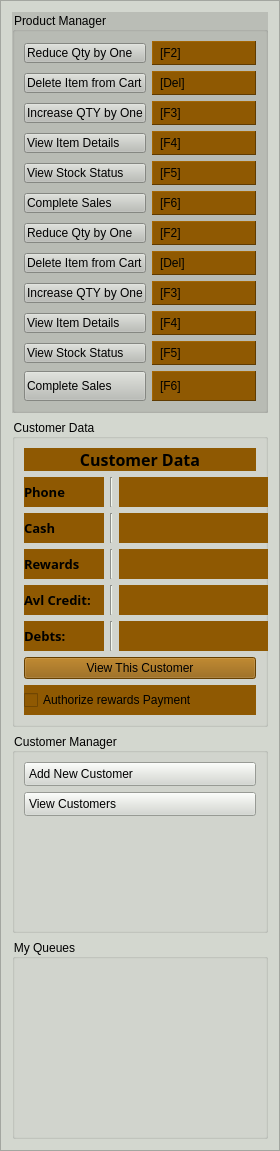
      <widget class="QFrame" name="frame_2">
       <property name="minimumSize">
        <size>
         <width>280</width>
         <height>0</height>
        </size>
       </property>
       <property name="maximumSize">
        <size>
         <width>280</width>
         <height>16777215</height>
        </size>
       </property>
       <property name="styleSheet">
        <string notr="true">background-color: rgb(211, 215, 207);</string>
       </property>
       <property name="frameShape">
        <enum>QFrame::StyledPanel</enum>
       </property>
       <property name="frameShadow">
        <enum>QFrame::Raised</enum>
       </property>
       <layout class="QGridLayout" name="gridLayout_3">
        <item row="1" column="0">
         <widget class="QGroupBox" name="groupBox_3">
          <property name="minimumSize">
           <size>
            <width>0</width>
            <height>300</height>
           </size>
          </property>
          <property name="title">
           <string>Customer Data</string>
          </property>
          <layout class="QGridLayout" name="gridLayout_4">
           <item row="1" column="0">
            <layout class="QVBoxLayout" name="verticalLayout">
             <item>
              <layout class="QHBoxLayout" name="horizontalLayout_7">
               <item>
                <widget class="QLabel" name="label_9">
                 <property name="minimumSize">
                  <size>
                   <width>80</width>
                   <height>30</height>
                  </size>
                 </property>
                 <property name="maximumSize">
                  <size>
                   <width>80</width>
                   <height>16777215</height>
                  </size>
                 </property>
                 <property name="font">
                  <font>
                   <family>Waree</family>
                   <pointsize>10</pointsize>
                   <weight>75</weight>
                   <bold>true</bold>
                  </font>
                 </property>
                 <property name="styleSheet">
                  <string notr="true">background-color: rgb(143, 89, 2);</string>
                 </property>
                 <property name="text">
                  <string>Phone</string>
                 </property>
                </widget>
               </item>
               <item>
                <widget class="Line" name="line_6">
                 <property name="orientation">
                  <enum>Qt::Vertical</enum>
                 </property>
                </widget>
               </item>
               <item>
                <widget class="QLabel" name="lblCustomerPhone">
                 <property name="minimumSize">
                  <size>
                   <width>250</width>
                   <height>0</height>
                  </size>
                 </property>
                 <property name="styleSheet">
                  <string notr="true">background-color: rgb(143, 89, 2);</string>
                 </property>
                 <property name="text">
                  <string/>
                 </property>
                </widget>
               </item>
              </layout>
             </item>
             <item>
              <layout class="QHBoxLayout" name="horizontalLayout_10">
               <item>
                <widget class="QLabel" name="label_14">
                 <property name="minimumSize">
                  <size>
                   <width>80</width>
                   <height>30</height>
                  </size>
                 </property>
                 <property name="maximumSize">
                  <size>
                   <width>80</width>
                   <height>16777215</height>
                  </size>
                 </property>
                 <property name="font">
                  <font>
                   <family>Waree</family>
                   <pointsize>10</pointsize>
                   <weight>75</weight>
                   <bold>true</bold>
                  </font>
                 </property>
                 <property name="styleSheet">
                  <string notr="true">background-color: rgb(143, 89, 2);
</string>
                 </property>
                 <property name="text">
                  <string>Cash</string>
                 </property>
                </widget>
               </item>
               <item>
                <widget class="Line" name="line_11">
                 <property name="orientation">
                  <enum>Qt::Vertical</enum>
                 </property>
                </widget>
               </item>
               <item>
                <widget class="QLabel" name="lblCashOnBusiness">
                 <property name="minimumSize">
                  <size>
                   <width>250</width>
                   <height>0</height>
                  </size>
                 </property>
                 <property name="styleSheet">
                  <string notr="true">background-color: rgb(143, 89, 2);</string>
                 </property>
                 <property name="text">
                  <string/>
                 </property>
                </widget>
               </item>
              </layout>
             </item>
             <item>
              <layout class="QHBoxLayout" name="horizontalLayout_12">
               <item>
                <widget class="QLabel" name="label_16">
                 <property name="minimumSize">
                  <size>
                   <width>80</width>
                   <height>30</height>
                  </size>
                 </property>
                 <property name="maximumSize">
                  <size>
                   <width>80</width>
                   <height>16777215</height>
                  </size>
                 </property>
                 <property name="font">
                  <font>
                   <family>Waree</family>
                   <pointsize>10</pointsize>
                   <weight>75</weight>
                   <bold>true</bold>
                  </font>
                 </property>
                 <property name="styleSheet">
                  <string notr="true">background-color: rgb(143, 89, 2);</string>
                 </property>
                 <property name="text">
                  <string>Rewards</string>
                 </property>
                </widget>
               </item>
               <item>
                <widget class="Line" name="line_8">
                 <property name="orientation">
                  <enum>Qt::Vertical</enum>
                 </property>
                </widget>
               </item>
               <item>
                <widget class="QLabel" name="lblAvailableRewards">
                 <property name="minimumSize">
                  <size>
                   <width>250</width>
                   <height>0</height>
                  </size>
                 </property>
                 <property name="styleSheet">
                  <string notr="true">background-color: rgb(143, 89, 2);</string>
                 </property>
                 <property name="text">
                  <string/>
                 </property>
                </widget>
               </item>
              </layout>
             </item>
             <item>
              <layout class="QHBoxLayout" name="horizontalLayout_6">
               <item>
                <widget class="QLabel" name="label_2">
                 <property name="minimumSize">
                  <size>
                   <width>80</width>
                   <height>30</height>
                  </size>
                 </property>
                 <property name="maximumSize">
                  <size>
                   <width>80</width>
                   <height>16777215</height>
                  </size>
                 </property>
                 <property name="font">
                  <font>
                   <family>Waree</family>
                   <pointsize>10</pointsize>
                   <weight>75</weight>
                   <bold>true</bold>
                  </font>
                 </property>
                 <property name="styleSheet">
                  <string notr="true">background-color: rgb(143, 89, 2);</string>
                 </property>
                 <property name="text">
                  <string>Avl Credit:</string>
                 </property>
                </widget>
               </item>
               <item>
                <widget class="Line" name="line_2">
                 <property name="orientation">
                  <enum>Qt::Vertical</enum>
                 </property>
                </widget>
               </item>
               <item>
                <widget class="QLabel" name="lblAvailableCredit">
                 <property name="minimumSize">
                  <size>
                   <width>250</width>
                   <height>0</height>
                  </size>
                 </property>
                 <property name="styleSheet">
                  <string notr="true">background-color: rgb(143, 89, 2);</string>
                 </property>
                 <property name="text">
                  <string/>
                 </property>
                </widget>
               </item>
              </layout>
             </item>
             <item>
              <layout class="QHBoxLayout" name="horizontalLayout_8">
               <item>
                <widget class="QLabel" name="label_13">
                 <property name="minimumSize">
                  <size>
                   <width>80</width>
                   <height>30</height>
                  </size>
                 </property>
                 <property name="maximumSize">
                  <size>
                   <width>80</width>
                   <height>16777215</height>
                  </size>
                 </property>
                 <property name="font">
                  <font>
                   <family>Waree</family>
                   <pointsize>10</pointsize>
                   <weight>75</weight>
                   <bold>true</bold>
                  </font>
                 </property>
                 <property name="styleSheet">
                  <string notr="true">background-color: rgb(143, 89, 2);</string>
                 </property>
                 <property name="text">
                  <string>Debts:</string>
                 </property>
                </widget>
               </item>
               <item>
                <widget class="Line" name="line_7">
                 <property name="orientation">
                  <enum>Qt::Vertical</enum>
                 </property>
                </widget>
               </item>
               <item>
                <widget class="QLabel" name="lblDebt">
                 <property name="minimumSize">
                  <size>
                   <width>250</width>
                   <height>0</height>
                  </size>
                 </property>
                 <property name="styleSheet">
                  <string notr="true">background-color: rgb(143, 89, 2);</string>
                 </property>
                 <property name="text">
                  <string/>
                 </property>
                </widget>
               </item>
              </layout>
             </item>
             <item>
              <widget class="QPushButton" name="pushButton">
               <property name="styleSheet">
                <string notr="true">background-color: rgb(143, 89, 2);</string>
               </property>
               <property name="text">
                <string>View This Customer</string>
               </property>
               <property name="icon">
                <iconset resource="resources.qrc">
                 <normaloff>:/resources/new_icons_2/icons8-invisible-100.png</normaloff>:/resources/new_icons_2/icons8-invisible-100.png</iconset>
               </property>
               <property name="iconSize">
                <size>
                 <width>24</width>
                 <height>24</height>
                </size>
               </property>
              </widget>
             </item>
             <item>
              <widget class="QCheckBox" name="checkBoxClientRewardAuthorization">
               <property name="minimumSize">
                <size>
                 <width>0</width>
                 <height>30</height>
                </size>
               </property>
               <property name="styleSheet">
                <string notr="true">background-color: rgb(143, 89, 2);</string>
               </property>
               <property name="text">
                <string>Authorize rewards Payment</string>
               </property>
              </widget>
             </item>
            </layout>
           </item>
           <item row="0" column="0">
            <widget class="QLabel" name="label">
             <property name="maximumSize">
              <size>
               <width>16777215</width>
               <height>40</height>
              </size>
             </property>
             <property name="font">
              <font>
               <family>Waree</family>
               <pointsize>12</pointsize>
               <weight>75</weight>
               <bold>true</bold>
              </font>
             </property>
             <property name="styleSheet">
              <string notr="true">background-color: rgb(143, 89, 2);</string>
             </property>
             <property name="text">
              <string>Customer Data</string>
             </property>
             <property name="alignment">
              <set>Qt::AlignCenter</set>
             </property>
            </widget>
           </item>
          </layout>
         </widget>
        </item>
        <item row="0" column="0">
         <widget class="QGroupBox" name="groupBox">
          <property name="styleSheet">
           <string notr="true">background-color: rgb(186, 189, 182);</string>
          </property>
          <property name="title">
           <string>Product Manager</string>
          </property>
          <layout class="QGridLayout" name="gridLayout">
           <item row="10" column="3">
            <widget class="QLabel" name="label_34">
             <property name="styleSheet">
              <string notr="true">background-color: rgb(143, 89, 2);
color: rgb(0, 0, 0);
padding:4px;</string>
             </property>
             <property name="frameShape">
              <enum>QFrame::Panel</enum>
             </property>
             <property name="frameShadow">
              <enum>QFrame::Raised</enum>
             </property>
             <property name="text">
              <string>[F6]</string>
             </property>
            </widget>
           </item>
           <item row="18" column="3">
            <widget class="QLabel" name="label_45">
             <property name="styleSheet">
              <string notr="true">background-color: rgb(143, 89, 2);
color: rgb(0, 0, 0);
padding:4px;</string>
             </property>
             <property name="frameShape">
              <enum>QFrame::Panel</enum>
             </property>
             <property name="frameShadow">
              <enum>QFrame::Raised</enum>
             </property>
             <property name="text">
              <string>[F5]</string>
             </property>
            </widget>
           </item>
           <item row="0" column="2">
            <widget class="QPushButton" name="btnReduceQtyByOne">
             <property name="styleSheet">
              <string notr="true">text-align:left;
padding-left:2px;
padding: 1.5px;
background-color: rgb(186, 189, 182);</string>
             </property>
             <property name="text">
              <string>Reduce Qty by One</string>
             </property>
             <property name="icon">
              <iconset resource="resources.qrc">
               <normaloff>:/resources/new_icons_2/icons8-minus-100.png</normaloff>:/resources/new_icons_2/icons8-minus-100.png</iconset>
             </property>
             <property name="iconSize">
              <size>
               <width>24</width>
               <height>24</height>
              </size>
             </property>
            </widget>
           </item>
           <item row="17" column="3">
            <widget class="QLabel" name="label_46">
             <property name="styleSheet">
              <string notr="true">background-color: rgb(143, 89, 2);
color: rgb(0, 0, 0);
padding:4px;</string>
             </property>
             <property name="frameShape">
              <enum>QFrame::Panel</enum>
             </property>
             <property name="frameShadow">
              <enum>QFrame::Raised</enum>
             </property>
             <property name="text">
              <string>[F4]</string>
             </property>
            </widget>
           </item>
           <item row="0" column="3">
            <widget class="QLabel" name="label_29">
             <property name="styleSheet">
              <string notr="true">background-color: rgb(143, 89, 2);
color: rgb(0, 0, 0);
padding:4px;</string>
             </property>
             <property name="frameShape">
              <enum>QFrame::Panel</enum>
             </property>
             <property name="frameShadow">
              <enum>QFrame::Raised</enum>
             </property>
             <property name="text">
              <string>[F2]</string>
             </property>
            </widget>
           </item>
           <item row="7" column="2">
            <widget class="QPushButton" name="btnViewStockStatus">
             <property name="styleSheet">
              <string notr="true">text-align:left;
padding-left:2px;
padding: 1.5px;
background-color: rgb(186, 189, 182);</string>
             </property>
             <property name="text">
              <string>View Stock Status</string>
             </property>
             <property name="icon">
              <iconset resource="resources.qrc">
               <normaloff>:/resources/new_icons_2/icons8-plus-96.png</normaloff>:/resources/new_icons_2/icons8-plus-96.png</iconset>
             </property>
             <property name="iconSize">
              <size>
               <width>24</width>
               <height>24</height>
              </size>
             </property>
            </widget>
           </item>
           <item row="19" column="2">
            <widget class="QPushButton" name="pushButton_13">
             <property name="minimumSize">
              <size>
               <width>0</width>
               <height>30</height>
              </size>
             </property>
             <property name="styleSheet">
              <string notr="true">text-align:left;
padding-left:2px;
padding: 1.5px;
background-color: rgb(186, 189, 182);</string>
             </property>
             <property name="text">
              <string>Complete Sales</string>
             </property>
             <property name="icon">
              <iconset resource="resources.qrc">
               <normaloff>:/resources/new_icons_2/icons8-minus-100.png</normaloff>:/resources/new_icons_2/icons8-minus-100.png</iconset>
             </property>
             <property name="iconSize">
              <size>
               <width>24</width>
               <height>24</height>
              </size>
             </property>
            </widget>
           </item>
           <item row="12" column="3">
            <widget class="QLabel" name="label_44">
             <property name="styleSheet">
              <string notr="true">background-color: rgb(143, 89, 2);
color: rgb(0, 0, 0);
padding:4px;</string>
             </property>
             <property name="frameShape">
              <enum>QFrame::Panel</enum>
             </property>
             <property name="frameShadow">
              <enum>QFrame::Raised</enum>
             </property>
             <property name="text">
              <string>[Del]</string>
             </property>
            </widget>
           </item>
           <item row="19" column="3">
            <widget class="QLabel" name="label_38">
             <property name="styleSheet">
              <string notr="true">background-color: rgb(143, 89, 2);
color: rgb(0, 0, 0);
padding:4px;</string>
             </property>
             <property name="frameShape">
              <enum>QFrame::Panel</enum>
             </property>
             <property name="frameShadow">
              <enum>QFrame::Raised</enum>
             </property>
             <property name="text">
              <string>[F6]</string>
             </property>
            </widget>
           </item>
           <item row="7" column="3">
            <widget class="QLabel" name="label_33">
             <property name="styleSheet">
              <string notr="true">background-color: rgb(143, 89, 2);
color: rgb(0, 0, 0);
padding:4px;</string>
             </property>
             <property name="frameShape">
              <enum>QFrame::Panel</enum>
             </property>
             <property name="frameShadow">
              <enum>QFrame::Raised</enum>
             </property>
             <property name="text">
              <string>[F5]</string>
             </property>
            </widget>
           </item>
           <item row="12" column="2">
            <widget class="QPushButton" name="btnDeleteItem_2">
             <property name="styleSheet">
              <string notr="true">text-align:left;
padding-left:2px;
padding: 1.5px;
background-color: rgb(186, 189, 182);</string>
             </property>
             <property name="text">
              <string>Delete Item from Cart</string>
             </property>
             <property name="icon">
              <iconset resource="resources.qrc">
               <normaloff>:/resources/new_icons_2/icons8-cancel-96.png</normaloff>:/resources/new_icons_2/icons8-cancel-96.png</iconset>
             </property>
             <property name="iconSize">
              <size>
               <width>24</width>
               <height>24</height>
              </size>
             </property>
            </widget>
           </item>
           <item row="3" column="3">
            <widget class="QLabel" name="label_32">
             <property name="styleSheet">
              <string notr="true">background-color: rgb(143, 89, 2);
color: rgb(0, 0, 0);
padding:4px;</string>
             </property>
             <property name="frameShape">
              <enum>QFrame::Panel</enum>
             </property>
             <property name="frameShadow">
              <enum>QFrame::Raised</enum>
             </property>
             <property name="text">
              <string>[F4]</string>
             </property>
            </widget>
           </item>
           <item row="2" column="2">
            <widget class="QPushButton" name="btnIncreaseQty">
             <property name="styleSheet">
              <string notr="true">text-align:left;
padding-left:2px;
padding: 1.5px;
background-color: rgb(186, 189, 182);</string>
             </property>
             <property name="text">
              <string>Increase QTY by One</string>
             </property>
             <property name="icon">
              <iconset resource="resources.qrc">
               <normaloff>:/resources/new_icons_2/icons8-plus-144.png</normaloff>:/resources/new_icons_2/icons8-plus-144.png</iconset>
             </property>
             <property name="iconSize">
              <size>
               <width>24</width>
               <height>24</height>
              </size>
             </property>
            </widget>
           </item>
           <item row="1" column="3">
            <widget class="QLabel" name="label_30">
             <property name="styleSheet">
              <string notr="true">background-color: rgb(143, 89, 2);
color: rgb(0, 0, 0);
padding:4px;</string>
             </property>
             <property name="frameShape">
              <enum>QFrame::Panel</enum>
             </property>
             <property name="frameShadow">
              <enum>QFrame::Raised</enum>
             </property>
             <property name="text">
              <string>[Del]</string>
             </property>
            </widget>
           </item>
           <item row="16" column="2">
            <widget class="QPushButton" name="btnIncreaseQty_2">
             <property name="styleSheet">
              <string notr="true">text-align:left;
padding-left:2px;
padding: 1.5px;
background-color: rgb(186, 189, 182);</string>
             </property>
             <property name="text">
              <string>Increase QTY by One</string>
             </property>
             <property name="icon">
              <iconset resource="resources.qrc">
               <normaloff>:/resources/new_icons_2/icons8-plus-144.png</normaloff>:/resources/new_icons_2/icons8-plus-144.png</iconset>
             </property>
             <property name="iconSize">
              <size>
               <width>24</width>
               <height>24</height>
              </size>
             </property>
            </widget>
           </item>
           <item row="17" column="2">
            <widget class="QPushButton" name="btnViewItem_2">
             <property name="styleSheet">
              <string notr="true">text-align:left;
padding-left:2px;
padding: 1.5px;
background-color: rgb(186, 189, 182);</string>
             </property>
             <property name="text">
              <string>View Item Details</string>
             </property>
             <property name="icon">
              <iconset resource="resources.qrc">
               <normaloff>:/resources/new_icons_2/icons8-invisible-100.png</normaloff>:/resources/new_icons_2/icons8-invisible-100.png</iconset>
             </property>
             <property name="iconSize">
              <size>
               <width>24</width>
               <height>24</height>
              </size>
             </property>
            </widget>
           </item>
           <item row="10" column="2">
            <widget class="QPushButton" name="pushButton_12">
             <property name="styleSheet">
              <string notr="true">text-align:left;
padding-left:2px;
padding: 1.5px;
background-color: rgb(186, 189, 182);</string>
             </property>
             <property name="text">
              <string>Complete Sales</string>
             </property>
             <property name="icon">
              <iconset resource="resources.qrc">
               <normaloff>:/resources/new_icons_2/icons8-minus-100.png</normaloff>:/resources/new_icons_2/icons8-minus-100.png</iconset>
             </property>
             <property name="iconSize">
              <size>
               <width>24</width>
               <height>24</height>
              </size>
             </property>
            </widget>
           </item>
           <item row="3" column="2">
            <widget class="QPushButton" name="btnViewItem">
             <property name="styleSheet">
              <string notr="true">text-align:left;
padding-left:2px;
padding: 1.5px;
background-color: rgb(186, 189, 182);</string>
             </property>
             <property name="text">
              <string>View Item Details</string>
             </property>
             <property name="icon">
              <iconset resource="resources.qrc">
               <normaloff>:/resources/new_icons_2/icons8-invisible-100.png</normaloff>:/resources/new_icons_2/icons8-invisible-100.png</iconset>
             </property>
             <property name="iconSize">
              <size>
               <width>24</width>
               <height>24</height>
              </size>
             </property>
            </widget>
           </item>
           <item row="18" column="2">
            <widget class="QPushButton" name="btnViewStockStatus_2">
             <property name="styleSheet">
              <string notr="true">text-align:left;
padding-left:2px;
padding: 1.5px;
background-color: rgb(186, 189, 182);</string>
             </property>
             <property name="text">
              <string>View Stock Status</string>
             </property>
             <property name="icon">
              <iconset resource="resources.qrc">
               <normaloff>:/resources/new_icons_2/icons8-plus-96.png</normaloff>:/resources/new_icons_2/icons8-plus-96.png</iconset>
             </property>
             <property name="iconSize">
              <size>
               <width>24</width>
               <height>24</height>
              </size>
             </property>
            </widget>
           </item>
           <item row="1" column="2">
            <widget class="QPushButton" name="btnDeleteItem">
             <property name="styleSheet">
              <string notr="true">text-align:left;
padding-left:2px;
padding: 1.5px;
background-color: rgb(186, 189, 182);</string>
             </property>
             <property name="text">
              <string>Delete Item from Cart</string>
             </property>
             <property name="icon">
              <iconset resource="resources.qrc">
               <normaloff>:/resources/new_icons_2/icons8-cancel-96.png</normaloff>:/resources/new_icons_2/icons8-cancel-96.png</iconset>
             </property>
             <property name="iconSize">
              <size>
               <width>24</width>
               <height>24</height>
              </size>
             </property>
            </widget>
           </item>
           <item row="11" column="3">
            <widget class="QLabel" name="label_42">
             <property name="styleSheet">
              <string notr="true">background-color: rgb(143, 89, 2);
color: rgb(0, 0, 0);
padding:4px;</string>
             </property>
             <property name="frameShape">
              <enum>QFrame::Panel</enum>
             </property>
             <property name="frameShadow">
              <enum>QFrame::Raised</enum>
             </property>
             <property name="text">
              <string>[F2]</string>
             </property>
            </widget>
           </item>
           <item row="16" column="3">
            <widget class="QLabel" name="label_47">
             <property name="styleSheet">
              <string notr="true">background-color: rgb(143, 89, 2);
color: rgb(0, 0, 0);
padding:4px;</string>
             </property>
             <property name="frameShape">
              <enum>QFrame::Panel</enum>
             </property>
             <property name="frameShadow">
              <enum>QFrame::Raised</enum>
             </property>
             <property name="text">
              <string>[F3]</string>
             </property>
            </widget>
           </item>
           <item row="11" column="2">
            <widget class="QPushButton" name="btnReduceQtyByOne_2">
             <property name="styleSheet">
              <string notr="true">text-align:left;
padding-left:2px;
padding: 1.5px;
background-color: rgb(186, 189, 182);</string>
             </property>
             <property name="text">
              <string>Reduce Qty by One</string>
             </property>
             <property name="icon">
              <iconset resource="resources.qrc">
               <normaloff>:/resources/new_icons_2/icons8-minus-100.png</normaloff>:/resources/new_icons_2/icons8-minus-100.png</iconset>
             </property>
             <property name="iconSize">
              <size>
               <width>24</width>
               <height>24</height>
              </size>
             </property>
            </widget>
           </item>
           <item row="2" column="3">
            <widget class="QLabel" name="label_31">
             <property name="styleSheet">
              <string notr="true">background-color: rgb(143, 89, 2);
color: rgb(0, 0, 0);
padding:4px;</string>
             </property>
             <property name="frameShape">
              <enum>QFrame::Panel</enum>
             </property>
             <property name="frameShadow">
              <enum>QFrame::Raised</enum>
             </property>
             <property name="text">
              <string>[F3]</string>
             </property>
            </widget>
           </item>
          </layout>
         </widget>
        </item>
        <item row="3" column="0">
         <widget class="QGroupBox" name="groupBox_2">
          <property name="minimumSize">
           <size>
            <width>0</width>
            <height>200</height>
           </size>
          </property>
          <property name="title">
           <string>My Queues</string>
          </property>
         </widget>
        </item>
        <item row="2" column="0">
         <widget class="QGroupBox" name="groupBox_4">
          <property name="minimumSize">
           <size>
            <width>0</width>
            <height>200</height>
           </size>
          </property>
          <property name="title">
           <string>Customer Manager</string>
          </property>
          <layout class="QGridLayout" name="gridLayout_5">
           <item row="1" column="0">
            <widget class="QPushButton" name="btn_viewCustomers">
             <property name="styleSheet">
              <string notr="true">text-align:left;
padding: 4px;
</string>
             </property>
             <property name="text">
              <string>View Customers</string>
             </property>
             <property name="icon">
              <iconset resource="resources.qrc">
               <normaloff>:/resources/icons/rss-button (1).png</normaloff>:/resources/icons/rss-button (1).png</iconset>
             </property>
             <property name="iconSize">
              <size>
               <width>24</width>
               <height>24</height>
              </size>
             </property>
            </widget>
           </item>
           <item row="0" column="0">
            <widget class="QPushButton" name="btn_addNewCustomer">
             <property name="styleSheet">
              <string notr="true">text-align:left;
padding: 4px;
</string>
             </property>
             <property name="text">
              <string>Add New Customer</string>
             </property>
             <property name="icon">
              <iconset resource="resources.qrc">
               <normaloff>:/resources/icons/rss-button (1).png</normaloff>:/resources/icons/rss-button (1).png</iconset>
             </property>
             <property name="iconSize">
              <size>
               <width>24</width>
               <height>24</height>
              </size>
             </property>
            </widget>
           </item>
           <item row="2" column="0">
            <spacer name="verticalSpacer">
             <property name="orientation">
              <enum>Qt::Vertical</enum>
             </property>
             <property name="sizeHint" stdset="0">
              <size>
               <width>20</width>
               <height>40</height>
              </size>
             </property>
            </spacer>
           </item>
          </layout>
         </widget>
        </item>
       </layout>
      </widget>
